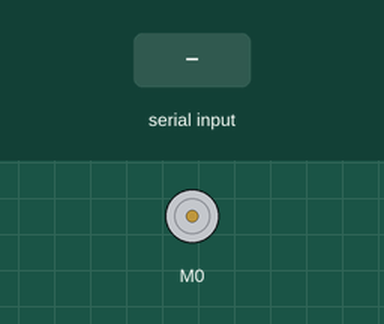
The sketch below on a simulated Arduino Uno, built with avr-gcc and run on an emulated ATmega328P. Parts: DC motor (green arrow = forward, orange = backward, longer = faster). The inputs (shaded band) are chosen by the test bench. What the sketch prints to the serial monitor is not drawn.

Above: at 1.2 s.
1.3 s: ";" received over Serial
2.8 s: "90;45\n" received over Serial
At 4.0 s:
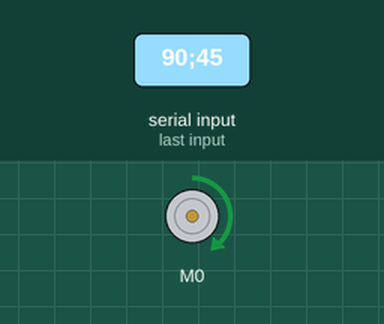
4.3 s: "30;150\n" received over Serial
At 5.3 s:
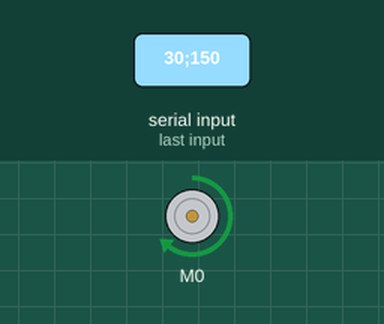
5.8 s: "a;45\n" received over Serial
At 6.4 s:
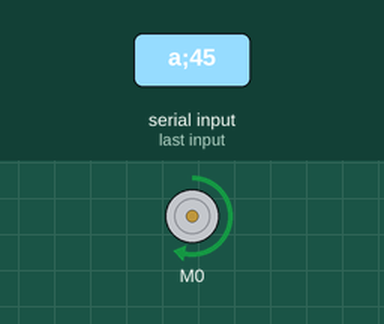
7.3 s: "b;45\n" received over Serial
At 7.6 s:
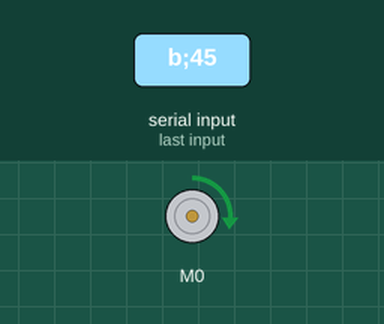
8.8 s: "90;45\n" received over Serial
At 10.0 s:
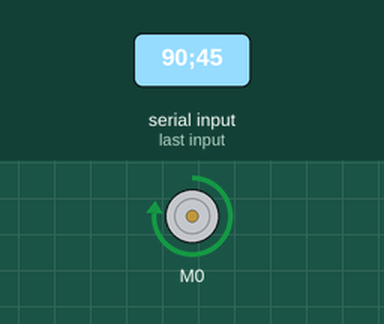
Timing chart, 0 to 11.3 s (numbered marks = the images above; inputs shaded):
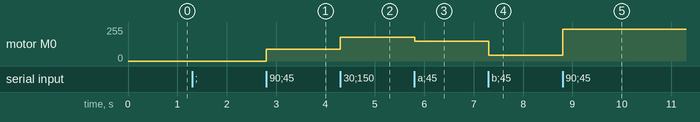

The sketch:

Arm_Driver.ino
```cpp
// (licence header left out)
#include <AFMotor.h>

AF_DCMotor motorA(1);
AF_DCMotor motorB(2);
AF_DCMotor motorC(3);
AF_DCMotor motorD(4);

boolean packetEnded = false;
boolean backward = false;
int steps = 0;
AF_DCMotor activeMotor;

void setup() {
  Serial.begin(9600);           // set up Serial library at 9600 bps
  Serial.println("Connected!");
}

void loop() {
  while(Serial.available() > 0){
    // Read the incoming data, check if negative, or end of command, of motor letter
    char aChar = Serial.read();
    if(aChar == '-'){
      backward = true;
    }
    else if(aChar == ';'){
      packetEnded = true;
    }
    else if(aChar >='0' && aChar <= '9'){
      steps *= 10;
      steps += aChar -'0';
    }
    else if(aChar == 'a'){
      activeMotor = motorA;
    }
    else if(aChar == 'b'){
      activeMotor = motorB;
    }
    else if(aChar == 'c'){
      activeMotor = motorC;
    }
    else if(aChar == 'd'){
      activeMotor = motorD;
    }
  }

  if(packetEnded){
    activeMotor.setSpeed(steps);
    if(backward){
      activeMotor.run(BACKWARD);
    } else {
      activeMotor.run(FORWARD);
    }

    //Reset control values.
    steps = 0;
    backward = false;
    packetEnded = false;
  }
}
```

Measured:
- after the input at 2.8 s, motor M0: stopped → forward 90/255 at once
- after the input at 4.3 s, motor M0: forward 90/255 → forward 178/255 at once
- after the input at 5.8 s, motor M0: forward 178/255 → forward 150/255 at once
- after the input at 7.3 s, motor M0: forward 150/255 → forward 45/255 at once
- after the input at 8.8 s, motor M0: forward 45/255 → forward 238/255 at once
